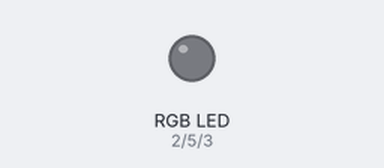
This sketch was run on a simulated Arduino Uno, built with avr-gcc and run on an emulated ATmega328P. Shown: an RGB LED mixed from three pins (HIGH = lit).

Above: at 0.1 s.
At 0.7 s:
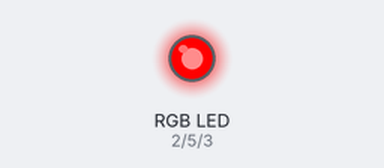
At 6.5 s:
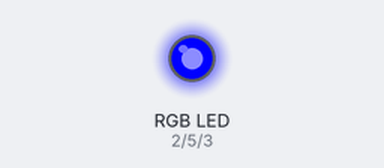
At 10.4 s:
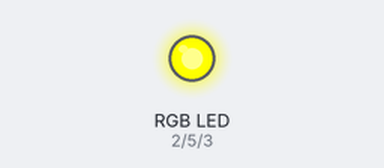
At 18.8 s:
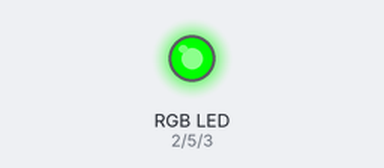
At 38.1 s:
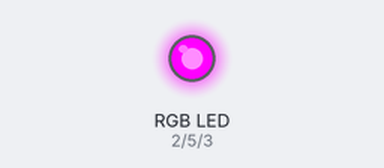
Timing chart, 0 to 40.0 s (numbered marks = the images above):
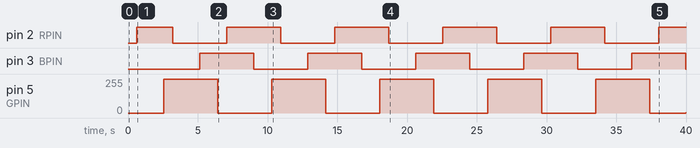

Measured:
- by itself, pin 2 (RPIN): repeats every 7.7 s: LOW 3.9 s, HIGH 3.9 s
- by itself, pin 3 (BPIN): alternates HIGH for 3.9 s and LOW for 3.9 s
- by itself, pin 5 (GPIN): 0/255 → 255/255 at 2.6 s, → 0/255 3.9 s later, → 255/255 3.9 s later, → 0/255 3.9 s later, … (11 changes in this stretch)

The sketch:

cycle_rgb.ino
```cpp
// RGB pins (should be capable of PWM)
#define RPIN 2
#define GPIN 5
#define BPIN 3

/*
  Only certain colors constitute as "absolute", meaning that
  the R, G, and B channels are at their minimum value (0) or
  their maximum value (255). Orange is an example of an
  intermediary color because the green channel rests at the
  mid-point (128)

            R   G   B
  RED      255  0   0
  YELLOW   255 255  0
  GREEN     0  255  0
  CYAN      0  255 255
  BLUE      0   0  255
  MAGENTA  255  0  255
*/
#define MAX_VAL 255

enum colors
{
  RED = 0,
  YELLOW,
  GREEN,
  CYAN,
  BLUE,
  MAGENTA,
  TRANS
};

// RGB888
struct color
{
  uint8_t r;
  uint8_t g;
  uint8_t b;
} col;

struct repeat
{
  long var_delay;   // Variable delay in milliseconds between steps
  unsigned state;   // The current color state
} rep;

void setup()
{
  Serial.begin(9600);

  pinMode(RPIN, OUTPUT);
  pinMode(GPIN, OUTPUT);
  pinMode(BPIN, OUTPUT);

  col = { 0 };
  rep = {
    .var_delay = 5,
    .state = RED
  };
}

void loop()
{
  analogWrite(RPIN, col.r);
  analogWrite(GPIN, col.g);
  analogWrite(BPIN, col.b);

  switch (rep.state)
  {
    case RED:
    {
      if (col.r == MAX_VAL)
      {
        rep.state = YELLOW;
      }
      else
      {
        col.r++;
      }
      break;
    }
    case YELLOW:
    {
      if (col.g == MAX_VAL)
      {
        rep.state = GREEN;
      }
      else
      {
        col.g++;
      }
      break;
    }
    case GREEN:
    {
      if (col.r == 0)
      {
        rep.state = CYAN;
      }
      else
      {
        col.r--;
      }
      break;
    }
    case CYAN:
    {
      if (col.b == 255)
      {
        rep.state = BLUE;
      }
      else
      {
        col.b++;
      }
      break;
    }
    case BLUE:
    {
      if (col.g == 0)
      {
        rep.state = MAGENTA;
      }
      else
      {
        col.g--;
      }
      break;
    }
    case MAGENTA:
    {
      if (col.r == 255)
      {
        rep.state = TRANS;
      }
      else
      {
        col.r++;
      }
      break;
    }
    case TRANS:
    {
      if (col.b == 0)
      {
        rep.state = RED;
      }
      else
      {
        col.b--;
      }
      break;
    }
  }

  delay(rep.var_delay);
}
```
